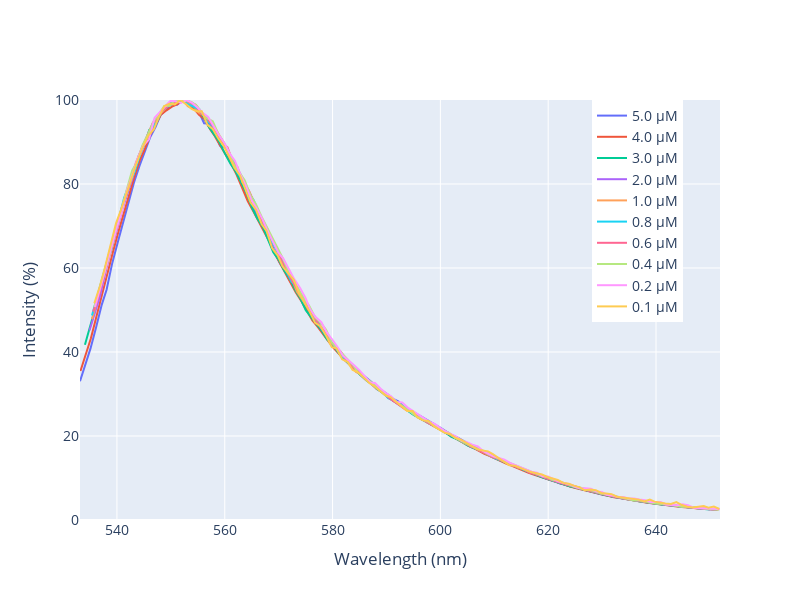

This figure's notebook cell:
### Code cell
# plotting normalized spectrum (kind of, in the sense that we are not normalizing the area under the curve, but the maximum value of the spectrum)

delta = np.array(λcenter_list) - np.mean(λcenter_list)  # Calculate the average value of λcenter

plt.figure(figsize=(10, 6))
# for λ_col, I_col,d in zip(WAVELENGHTS, INTENSITIES, delta):
#     area_under_curve = np.trapezoid(data[I_col], data[λ_col])  # Calculate the area under the curve
#     centered_wavelengths = data[λ_col] - d  # Center the wavelengths around the average λcenter
#     plt.plot(centered_wavelengths, data[I_col] / area_under_curve, label=f'{I_col} (normalized)')
    
# plt.xlabel('Wavelength (nm) - Centered')
# plt.ylabel('Normalized Intensity')
# plt.title('Normalized Spectrum I(λ) Centered Around Average λcenter')
# plt.legend()
# plt.grid()
# plt.show()

fig = go.Figure()

for λ_col, I_col, c, d in zip(WAVELENGHTS, INTENSITIES,C,delta):
    max = data[I_col].max()
    centered_wavelengths = data[λ_col] - d  # Center the wavelengths around the average λcenter
    fig.add_trace(go.Scatter(x=centered_wavelengths,y= data[I_col]*100/ max,
                    mode='lines',
                    name=f'{c} μM'))

fig.update_layout(
                  xaxis_title='Wavelength (nm)',
                  yaxis_title='Intensity (%)',
                  height=600,
                  width=800,
                  yaxis=dict(range=[0, 100]),
                  legend=dict(x=0.8, y=1),
                  font=dict(size=14))


fig.show()
